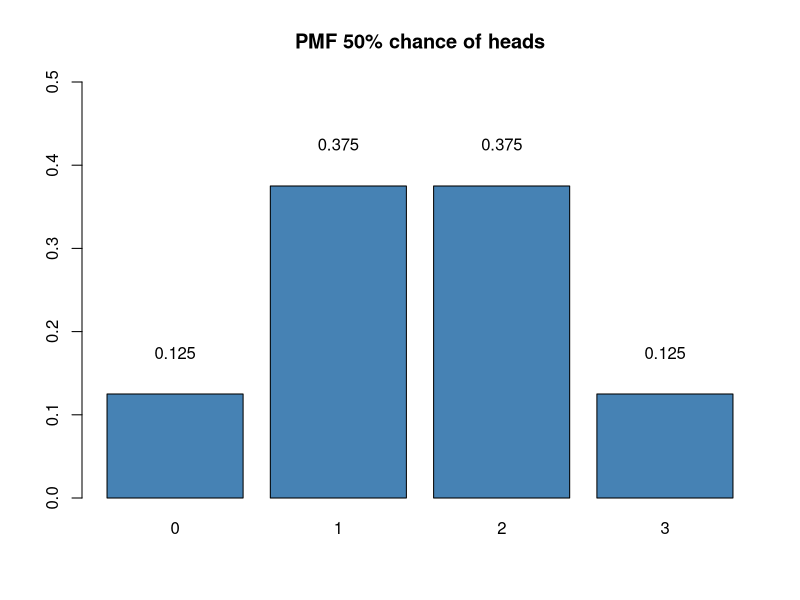

Write the R code that produced this figure.
## ---- chunk 1
knitr::opts_chunk$set(
    cache       = TRUE,     # if TRUE knitr will cache the results to reuse in future knits
    fig.width   = 10,       # the width for plots created by code chunk
    fig.height  = 10,       # the height for plots created by code chunk
    fig.align   = 'center', # how to align graphics in the final doc. 'left', 'right', 'center'
    fig.path    = 'figs/',  # file path to the directory where knitr shall store the graphics files
    results     = 'asis',   # knitr will pass through results without reformatting them
    echo        = TRUE,     # in FALSE knitr will not display code in the code chunk above it's results
    message     = TRUE,     # if FALSE knitr will not display any messages generated by code
    strip.white = TRUE,     # if FALSE knitr will not remove white spaces at the beg or end of code chunk
    warning     = FALSE)    # if FALSE knitr will not display any warning messages in the final document
## ---- chunk 2
x<-0:3
n<-3
p<-0.5

pmf1<-dbinom(x,n,p)
newplot<-barplot(pmf1, col = "steelblue",names=0:3, ylim=c(0,0.5), main="PMF 50% chance of heads")
text(x=newplot, y=pmf1+0.05,labels = pmf1)

